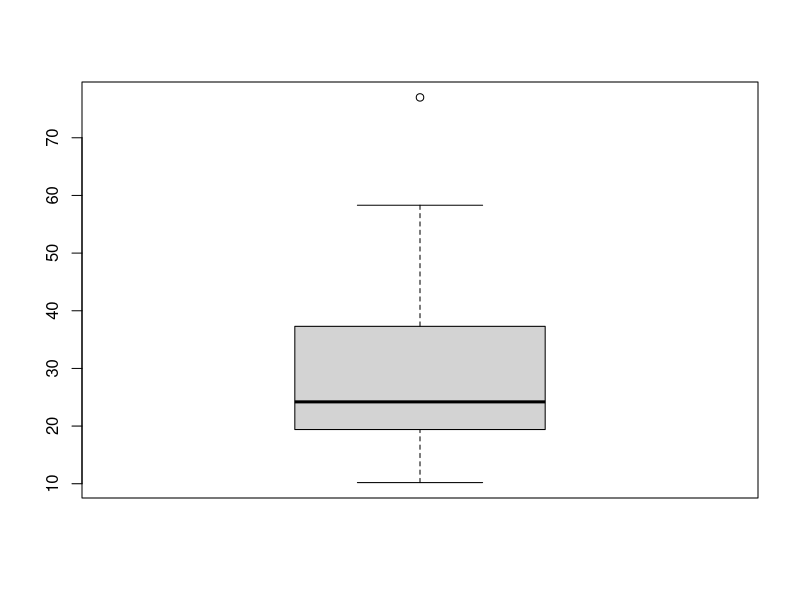
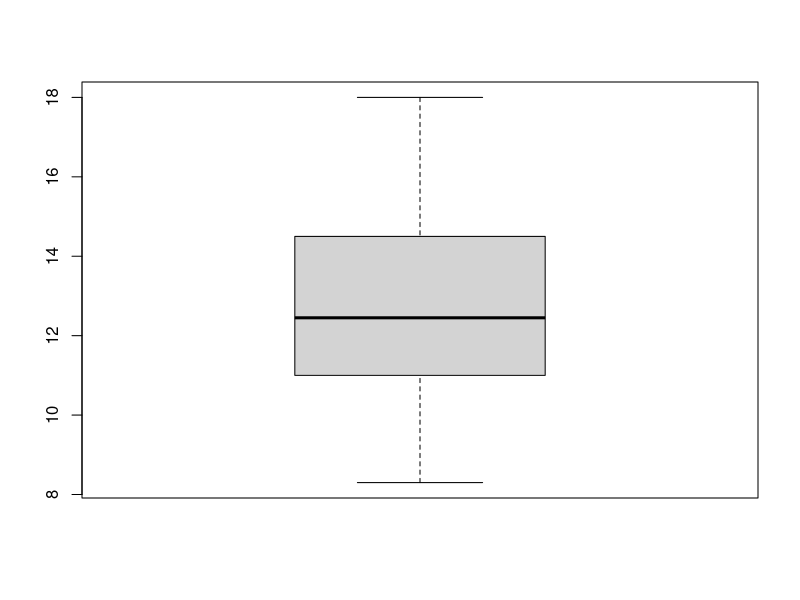
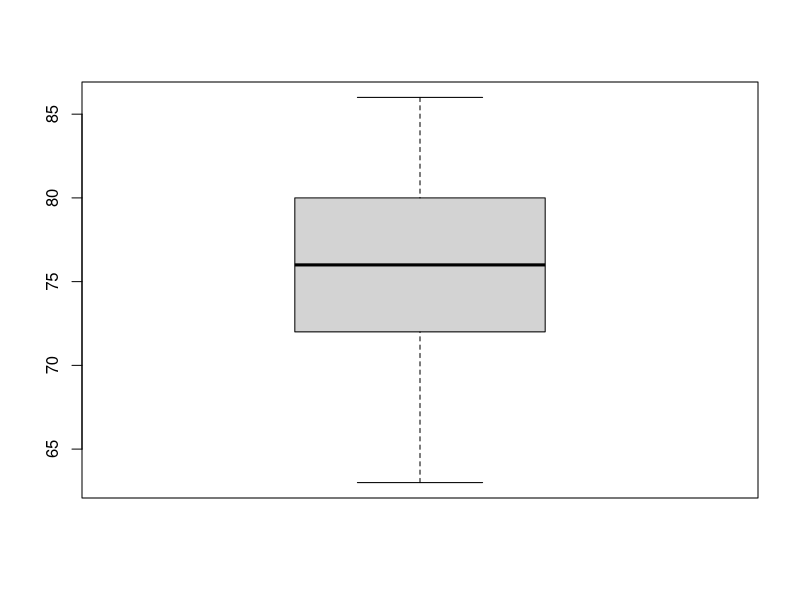

These charts were generated, in order, by the following R code:
# Set terminal width
options("width" = 500)

# Boxplot
dt1 <- trees
str(dt1)
boxplot(dt1$Volume)
dt1[dt1$Volume > 70, ]

dt1 <- dt1[1:30, ]
str(dt1)

boxplot(dt1$Girth)
boxplot(dt1$Height)

# Standardizing values
standardize <- function(x) {
  x <- (x - mean(x)) / sd(x)
  return(x)
}

dt2 <- data.frame(lapply(dt1, standardize))
str(dt2)

index <- sample(1:nrow(dt2), round(0.7 * nrow(dt2)))
tree_train <- dt2[index, ]
tree_test <- dt2[-index, ]
nrow(tree_train)
nrow(tree_test)

model_tree_a <- lm(Volume ~ Girth, data = tree_train)
summary(model_tree_a)

model_tree_b <- lm(Volume ~ Girth + Height, data = tree_train)
summary(model_tree_b)

pred_tree_a <- predict(model_tree_a, tree_test)
pred_tree_b <- predict(model_tree_b, tree_test)

mse_a <- sum((pred_tree_a - tree_test$Volume)^2) / nrow(tree_test)
